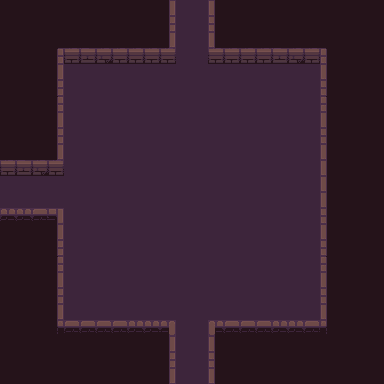

Below is a game level as drawn by its tile map, then a one-line description and the .tmx that defines it (tile-layer data replaced by summaries):
An orthogonal 24x24 tile map with 16x16 px tiles, 4 tile layers (background, road, wall, item), 1 hidden layer not drawn, 3 tilesets.

<map version="1.2" tiledversion="1.3.1" orientation="orthogonal" renderorder="right-down" compressionlevel="0" width="24" height="24" tilewidth="16" tileheight="16" infinite="0" nextlayerid="7" nextobjectid="1">
 <tileset firstgid="1" name="Dungeon_Tileset" tilewidth="16" tileheight="16" tilecount="100" columns="10">
  <image source="Dungeon_Tileset.png" width="160" height="160" />
 </tileset>
 <tileset firstgid="101" name="flag" tilewidth="16" tileheight="16" tilecount="4" columns="4">
  <image source="flag.png" width="64" height="16" />
  <tile id="0">
   <animation>
    <frame tileid="3" duration="200" />
    <frame tileid="2" duration="200" />
    <frame tileid="1" duration="200" />
    <frame tileid="0" duration="200" />
   </animation>
  </tile>
 </tileset>
 <tileset firstgid="105" name="torch" tilewidth="16" tileheight="16" tilecount="4" columns="4">
  <image source="torch.png" width="64" height="16" />
  <tile id="0">
   <animation>
    <frame tileid="3" duration="200" />
    <frame tileid="2" duration="200" />
    <frame tileid="1" duration="200" />
    <frame tileid="0" duration="200" />
   </animation>
  </tile>
 </tileset>
 <layer id="1" name="background" width="24" height="24">
  <data>[576 cells, 576 non-empty, 1 distinct tile ids]</data>
 </layer>
 <layer id="5" name="road" width="24" height="24">
  <data>[576 cells, 280 non-empty, 1 distinct tile ids]</data>
 </layer>
 <layer id="3" name="wall" width="24" height="24">
  <data>[576 cells, 80 non-empty, 21 distinct tile ids]</data>
 </layer>
 <layer id="4" name="item" width="24" height="24">
  <data>[576 cells, 0 non-empty, 0 distinct tile ids]</data>
 </layer>
 <layer id="6" name="smog" width="24" height="24" visible="0">
  <data>[576 cells, 576 non-empty, 1 distinct tile ids]</data>
 </layer>
</map>
